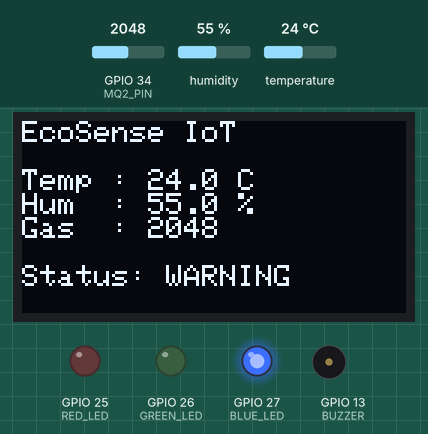
The sketch below on a simulated ESP32. Parts: 128×64 one-colour display, output pins drawn as LEDs (lit = HIGH), buzzer (waves = sounding, pin HIGH). Inputs (shaded band) come from the test bench; at power-on: temperature 24 °C, GPIO 34 (MQ2_PIN) = 2048, humidity 55 %. WiFi joins after 1.5 s; servers stay silent unless stated; what the sketch prints to the serial monitor is not drawn.

Above: at 2.7 s.
2.8 s: temperature set to 34.7 °C
At 4.4 s:
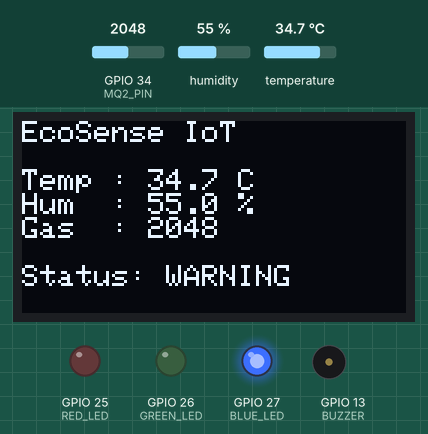
5.1 s: temperature set to 35.9 °C
At 6.0 s:
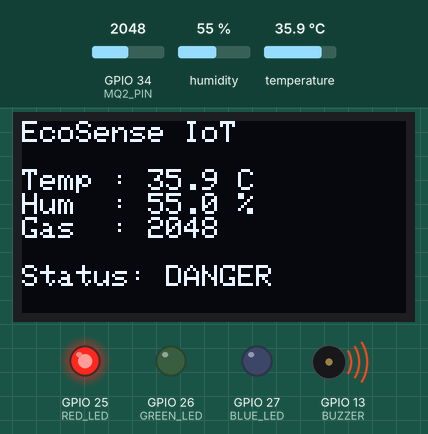
7.2 s: GPIO 34 (MQ2_PIN) set to 1460
At 8.8 s:
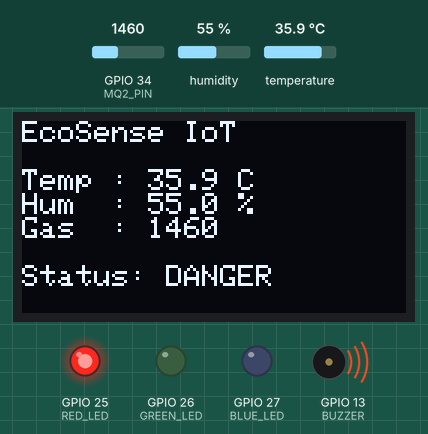
9.2 s: temperature set to 12 °C
At 10.4 s:
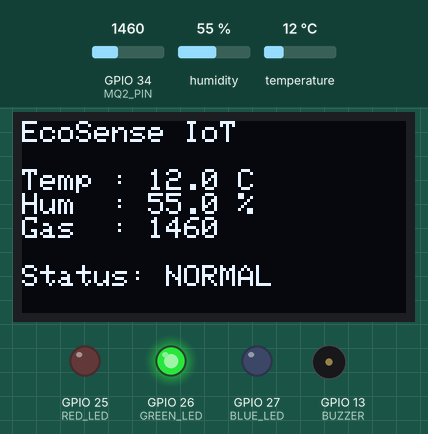
11.3 s: GPIO 34 (MQ2_PIN) set to 1533
At 13.1 s:
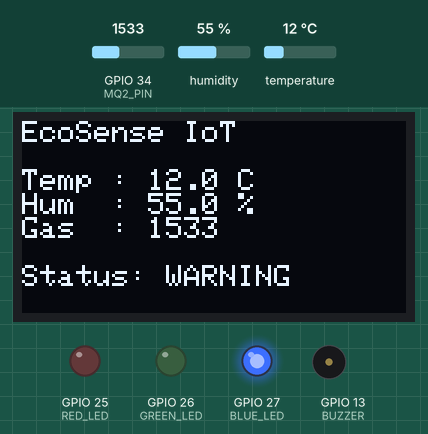
13.4 s: humidity set to 22 %
At 14.7 s:
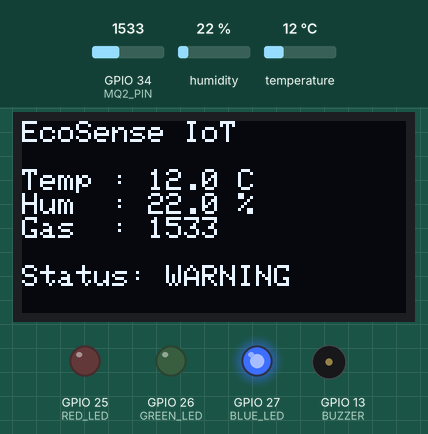
Timing chart, 0 to 16.4 s (numbered marks = the images above; inputs shaded):
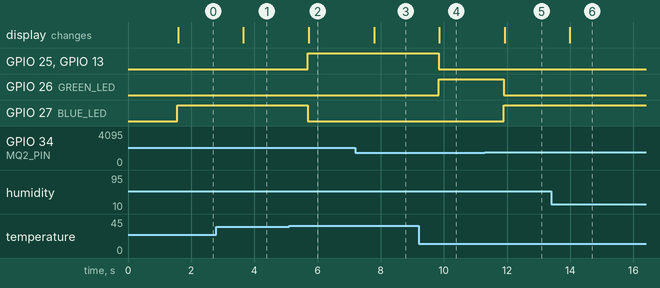

The sketch:

EcoSense_v2_IoT.ino
```cpp
#include <Wire.h>
#include <Adafruit_GFX.h>
#include <Adafruit_SSD1306.h>
#include <DHT.h>
#include <WiFi.h>
#include <ThingSpeak.h>


#define SCREEN_WIDTH 128
#define SCREEN_HEIGHT 64

Adafruit_SSD1306 display(SCREEN_WIDTH, SCREEN_HEIGHT, &Wire, -1);


#define DHTPIN 4
#define DHTTYPE DHT22
DHT dht(DHTPIN, DHTTYPE);


#define MQ2_PIN 34


#define RED_LED 25
#define GREEN_LED 26
#define BLUE_LED 27


#define BUZZER 13


float temperature = 0;
float humidity = 0;
int gasValue = 0;

String systemStatus = "";


const char* ssid = "Wokwi-GUEST";
const char* password = "";


unsigned long channelID = 3441536;
const char* writeAPIKey = "YOUR_WRITE_API_KEY";
WiFiClient client;


unsigned long lastUploadTime = 0;
const unsigned long uploadInterval = 20000;


void setup() {

  Serial.begin(115200);

  dht.begin();


  pinMode(RED_LED, OUTPUT);
  pinMode(GREEN_LED, OUTPUT);
  pinMode(BLUE_LED, OUTPUT);

  pinMode(BUZZER, OUTPUT);

  pinMode(MQ2_PIN, INPUT);


  if (!display.begin(SSD1306_SWITCHCAPVCC, 0x3C)) {

    Serial.println("OLED initialization failed!");

    while (true);

  }


  display.clearDisplay();
  display.display();


  Serial.println("Connecting to WiFi...");

  WiFi.begin(ssid, password);


  while (WiFi.status() != WL_CONNECTED) {

    delay(500);

    Serial.print(".");

  }


  Serial.println();

  Serial.println("WiFi Connected!");

  Serial.print("IP Address: ");
  Serial.println(WiFi.localIP());


  ThingSpeak.begin(client);

}


void loop() {


  readSensors();


  updateOutputs();


  updateDisplay();


  printSerial();


  if (millis() - lastUploadTime >= uploadInterval) {

    uploadToThingSpeak();

    lastUploadTime = millis();

  }


  delay(1000);

}


void readSensors() {


  temperature = dht.readTemperature();

  humidity = dht.readHumidity();


  gasValue = analogRead(MQ2_PIN);


}


void updateOutputs() {


  if (gasValue > 3000 || temperature > 35) {


    systemStatus = "DANGER";


    digitalWrite(RED_LED, HIGH);

    digitalWrite(GREEN_LED, LOW);

    digitalWrite(BLUE_LED, LOW);


    digitalWrite(BUZZER, HIGH);


  }


  else if (gasValue > 1500 || temperature > 30) {


    systemStatus = "WARNING";


    digitalWrite(RED_LED, LOW);

    digitalWrite(GREEN_LED, LOW);

    digitalWrite(BLUE_LED, HIGH);


    digitalWrite(BUZZER, LOW);


  }


  else {


    systemStatus = "NORMAL";


    digitalWrite(RED_LED, LOW);

    digitalWrite(GREEN_LED, HIGH);

    digitalWrite(BLUE_LED, LOW);


    digitalWrite(BUZZER, LOW);


  }


}


void updateDisplay() {


  display.clearDisplay();


  display.setTextSize(1);

  display.setTextColor(SSD1306_WHITE);


  display.setCursor(0, 0);

  display.println("EcoSense IoT");


  display.setCursor(0, 16);

  display.print("Temp : ");

  display.print(temperature, 1);

  display.println(" C");


  display.print("Hum  : ");

  display.print(humidity, 1);

  display.println(" %");


  display.print("Gas  : ");

  display.println(gasValue);


  display.println();


  display.print("Status: ");

  display.println(systemStatus);


  display.display();


}


void uploadToThingSpeak() {


  Serial.println("Uploading data to ThingSpeak...");


  ThingSpeak.setField(1, temperature);

  ThingSpeak.setField(2, humidity);

  ThingSpeak.setField(3, gasValue);


  int statusValue;


  if (systemStatus == "NORMAL")

    statusValue = 0;


  else if (systemStatus == "WARNING")

    statusValue = 1;


  else

    statusValue = 2;


  ThingSpeak.setField(4, statusValue);


  int response = ThingSpeak.writeFields(channelID, writeAPIKey);


  if (response == 200) {


    Serial.println("ThingSpeak update successful!");

  }


  else {


    Serial.print("ThingSpeak error: ");

    Serial.println(response);

  }


}


void printSerial() {


  Serial.println("--------------------------------");


  Serial.print("Temperature : ");

  Serial.print(temperature);

  Serial.println(" C");


  Serial.print("Humidity    : ");

  Serial.print(humidity);

  Serial.println(" %");


  Serial.print("Gas Value   : ");

  Serial.println(gasValue);


  Serial.print("Status      : ");

  Serial.println(systemStatus);


}
```

Measured:
- the behaviour switches between 35 and 35.1 °C on temperature (found by bisection; images 1 and 2)
- the behaviour switches between 1500 and 1501 on GPIO 34 (MQ2_PIN) (found by bisection; images 4 and 5)
- after the input at 2.8 s, the display: changes after 0.86 s (image 1)
- after the input at 5.1 s, GPIO 25 (RED_LED), GPIO 13 (BUZZER): LOW → HIGH after 0.60 s; GPIO 27 (BLUE_LED): HIGH → LOW after 0.60 s; the display: changes after 0.62 s (image 2)
- after the input at 7.2 s, the display: changes after 0.59 s (image 3)
- after the input at 9.2 s, GPIO 25 (RED_LED), GPIO 13 (BUZZER): HIGH → LOW after 0.63 s; GPIO 26 (GREEN_LED): LOW → HIGH after 0.63 s; the display: changes after 0.66 s (image 4)
- after the input at 11.3 s, GPIO 26 (GREEN_LED): HIGH → LOW after 0.60 s; GPIO 27 (BLUE_LED): LOW → HIGH after 0.60 s; the display: changes after 0.62 s (image 5)
- after the input at 13.4 s, the display: changes after 0.59 s (image 6)
